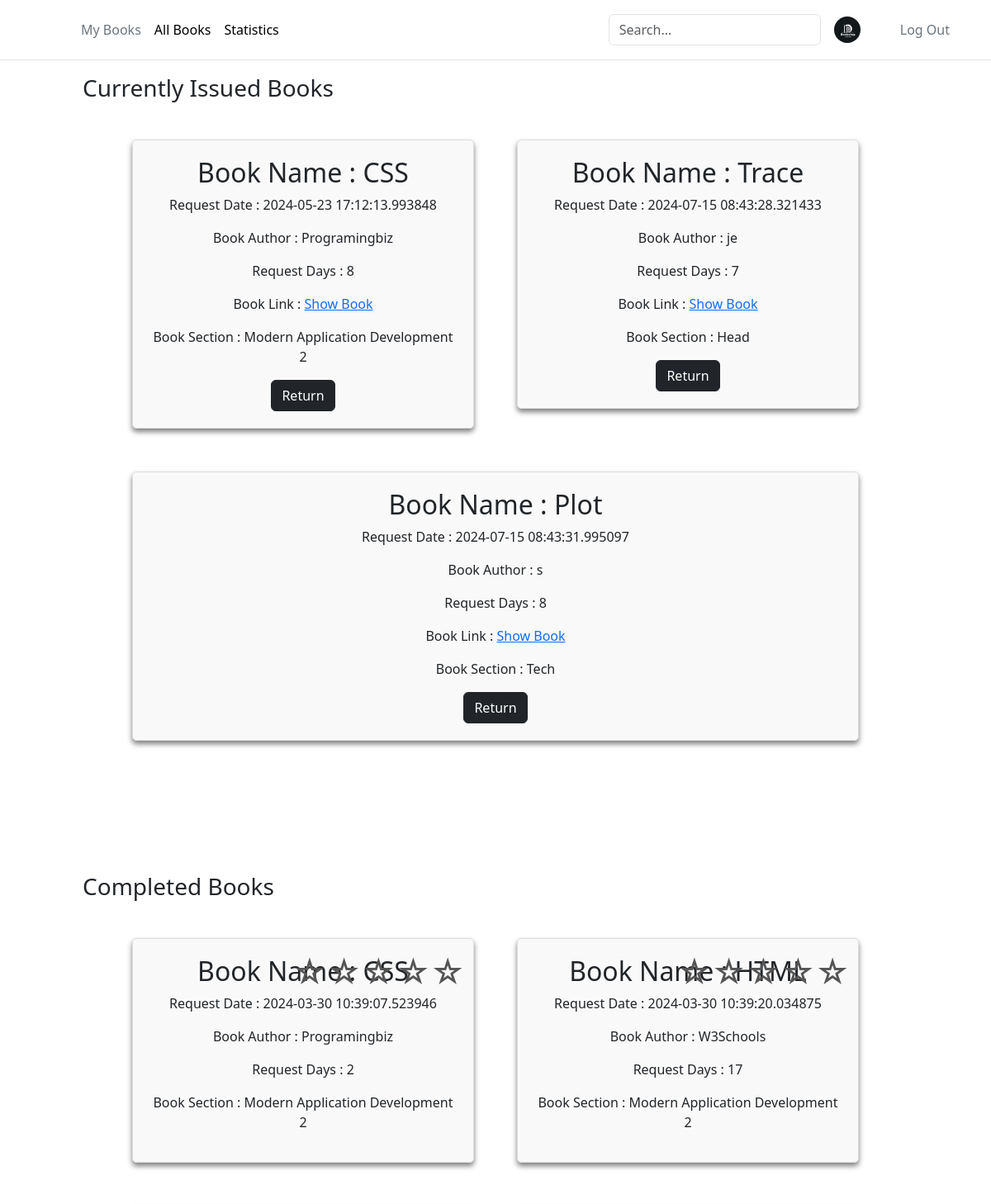
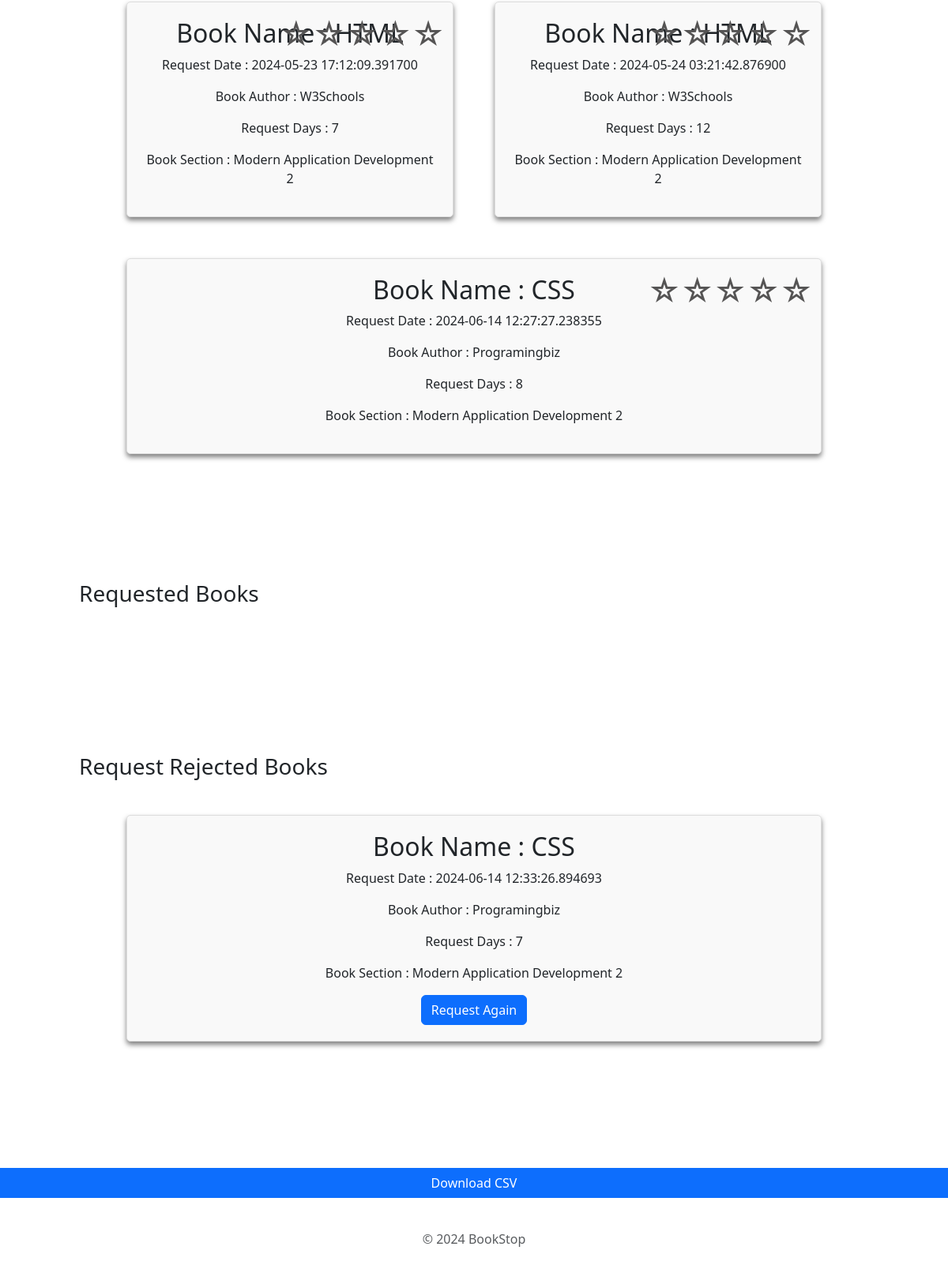
Page /myBooks (signed in) on the earlier database version (2 pictures, top to bottom).
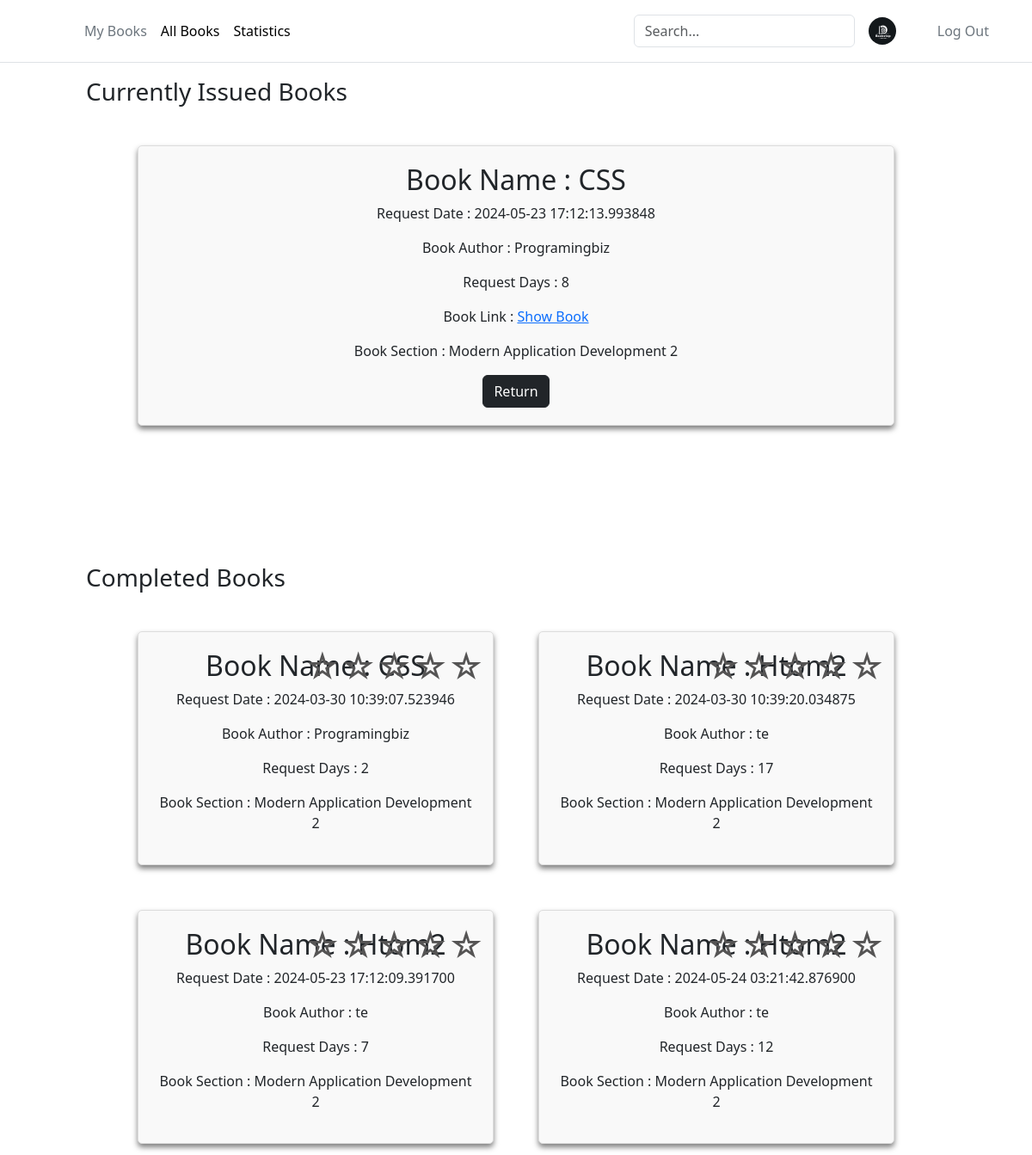
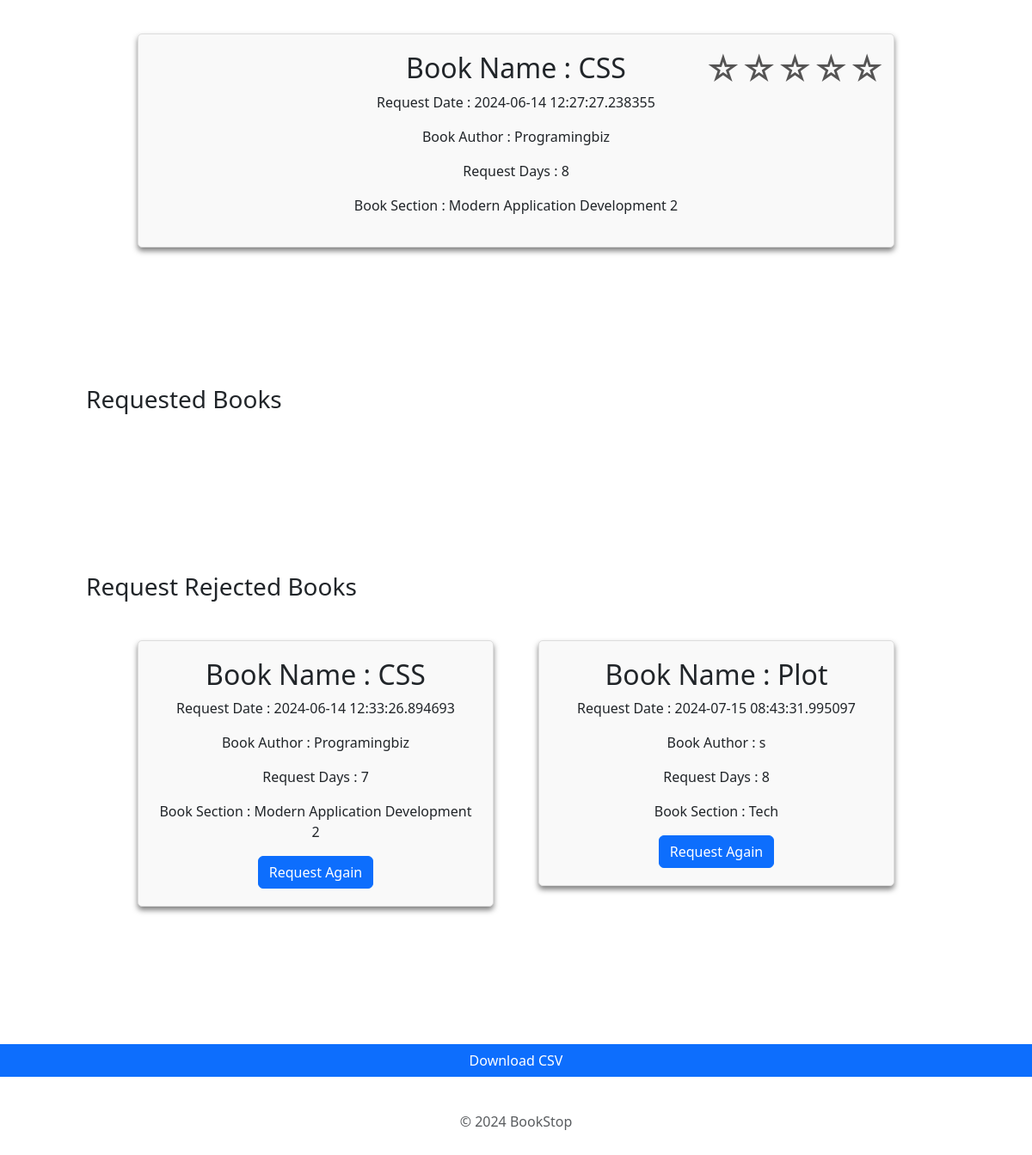
Same page on the later database version (2 pictures, top to bottom).
### app.py (models this page shows)
class BookIssue(db.Model):
    __tablename__ = 'BookIssue'
    IssueId = db.Column(db.Integer, autoincrement=True, primary_key=True)
    UserId = db.Column(db.Integer, db.ForeignKey(User.UserId), nullable=False)
    BookId = db.Column(db.Integer, db.ForeignKey(Books.BookId), nullable=False)
    SectionId = db.Column(db.Integer, db.ForeignKey(Section.SectionId), nullable=False)
    RequestDate = db.Column(db.DateTime, nullable=False, default=datetime.datetime.utcnow)
    Days = db.Column(db.Integer, nullable=False)
    IssueDate = db.Column(db.String)
    IssueStatus = db.Column(db.String, nullable=False)
    LastIssueStatusDate = db.Column(db.String)

### app.py (the view, shortened to what this page needs)
@app.route("/myBooks", methods=["GET","POST"])
def myBooks():
    if 'user_id' not in session:
        return redirect(url_for('userLogin'))
    BookIssueMergeTable = BookIssueMerge.query.filter(
        BookIssueMerge.UserId == session['user_id'],
        BookIssueMerge.Section_Title.isnot(None),
        BookIssueMerge.Author.isnot(None),
        BookIssueMerge.Book_Title.isnot(None),
        BookIssueMerge.IssueStatus == "requested",
        BookIssueMerge.UserName.isnot(None)).all()
    ApprovedBookIssueMergeTable = BookIssueMerge.query.filter(
        BookIssueMerge.UserId == session['user_id'],
        BookIssueMerge.Section_Title.isnot(None),
        BookIssueMerge.Author.isnot(None),
        BookIssueMerge.Book_Title.isnot(None),
        BookIssueMerge.IssueStatus == "Approved",
        BookIssueMerge.UserName.isnot(None)).all()
    RejectedBookIssueMergeTable = BookIssueMerge.query.filter(
        BookIssueMerge.UserId == session['user_id'],
        BookIssueMerge.Section_Title.isnot(None),
        BookIssueMerge.Author.isnot(None),
        BookIssueMerge.Book_Title.isnot(None),
        BookIssueMerge.IssueStatus == "Rejected",
        BookIssueMerge.UserName.isnot(None)).all()
    ExpiredBookIssueMergeTable = BookIssueMerge.query.filter(
        BookIssueMerge.UserId == session['user_id'],
        BookIssueMerge.Section_Title.isnot(None),
        BookIssueMerge.Author.isnot(None),
        BookIssueMerge.Book_Title.isnot(None),
        BookIssueMerge.IssueStatus == "Expired",
        BookIssueMerge.UserName.isnot(None)).all()
    return render_template("myBooks.html", approvedBooks = ApprovedBookIssueMergeTable, rejectedBooks = RejectedBookIssueMergeTable, issueBooks = BookIssueMergeTable,
    expiredBooks = ExpiredBookIssueMergeTable)

### app/templates/myBooks.html (shortened to what this page needs)
<!DOCTYPE html>
<html lang="en">
  <head>
    <link rel="stylesheet" href="/static/add-section.css" />
    <link
      href="https://cdn.jsdelivr.net/npm/bootstrap@5.3.2/dist/css/bootstrap.min.css"
      rel="stylesheet"
    />
  </head>
  <body>
    <div id="app">
      <header-component></header-component>
      <div>
        <h3 class="firstHeading">Currently Issued Books</h3>
        <div class="main-container">
          {% for book in approvedBooks %}
          <div class="section-container" id="1">
            <h2>Book Name : {{book.Book_Title}}</h2>
            <p>Request Date : {{book.RequestDate}}</p>
            <p>Book Author : {{book.Author}}</p>
            <p>Request Days : {{book.Days}}</p>
            <p>
              Book Link :
              <a href="{{ url_for('download_book', filename=book.Book_Link) }}"
                >Show Book</a
              >
            </p>
            <div>
              <p>Book Section : {{book.Section_Title}}</p>
            </div>
            <form action="/myBooks" method="post" style="display: inline">
              <button type="submit" class="btn btn-dark">Return</button>
            </form>
          </div>
          {% endfor %}
        </div>
        <h3>Completed Books</h3>
        <div class="main-container">
          {% for book in expiredBooks %}
          <div class="section-container" id="book_{{book.BookId}}">
            <div class="rating-container">
              <form
                id="ratingForm_{{book.BookId}}"
                action="/submit_rating"
                method="POST"
              >
                <div class="rating">
                  <label for="star5_{{book.BookId}}" title="5 stars">☆</label>
                  <label for="star4_{{book.BookId}}" title="4 stars">☆</label>
                  <label for="star3_{{book.BookId}}" title="3 stars">☆</label>
                  <label for="star2_{{book.BookId}}" title="2 stars">☆</label>
                  <label for="star1_{{book.BookId}}" title="1 star">☆</label>
                </div>
              </form>
            </div>
            <h2>Book Name : {{book.Book_Title}}</h2>
            <p>Request Date : {{book.RequestDate}}</p>
            <p>Book Author : {{book.Author}}</p>
            <p>Request Days : {{book.Days}}</p>
            <div>
              <p>Book Section : {{book.Section_Title}}</p>
            </div>
          </div>
          {% endfor %}
        </div>
        <h3>Requested Books</h3>
        <div class="main-container">
        </div>
        <h3>Request Rejected Books</h3>
        <div class="main-container">
          {% for book in rejectedBooks %}
          <div class="section-container" id="1">
            <h2>Book Name : {{book.Book_Title}}</h2>
            <p>Request Date : {{book.RequestDate}}</p>
            <p>Book Author : {{book.Author}}</p>
            <p>Request Days : {{book.Days}}</p>
            <div>
              <p>Book Section : {{book.Section_Title}}</p>
            </div>
            <form action="/myBooks" method="post" style="display: inline">
              <button type="submit" class="btn btn-primary">
                Request Again
              </button>
            </form>
          </div>
          {% endfor %}
        </div>
        <form action="/sendCSV" method="post" class="row gy-3 gy-xxl-4">
          <button type="submit" class="btn btn-primary">Download CSV</button>
        </form>
        <footer-component></footer-component>
      </div>
    </div>
  </body>
</html>

Differences in the rows shown:
no longer on this page (row unchanged): BookIssue: Book_Title "Trace", RequestDate "2024-07-15 08:43:28.321433", Author "je", Days "7", Section_Title "Head", shown under "Currently Issued Books"
computed for BookIssue (number 3 of 8 on the later page): Book_Title "HTML" → "Htom2"; Author "W3Schools" → "te"
computed for BookIssue (number 4 of 8 on the later page): Book_Title "HTML" → "Htom2"; Author "W3Schools" → "te"
computed for BookIssue (number 5 of 8 on the later page): Book_Title "HTML" → "Htom2"; Author "W3Schools" → "te"
changed BookIssue (number 8 of 8 on the later page): moves from the list under "Currently Issued Books" to the list under "Request Rejected Books"
